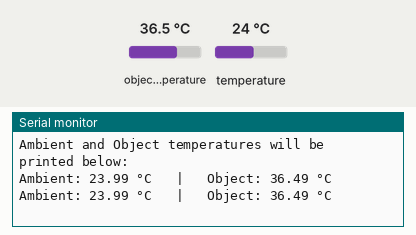
Simulated run of this sketch. Board: ESP32-C6. Shown: the last lines printed to the serial monitor. The test bench sets the inputs (shaded band); at power-on: object temperature 36.5 °C, temperature 24 °C.

Above: at 2.2 s.
2.3 s: object temperature set to 20 °C
At 3.6 s:
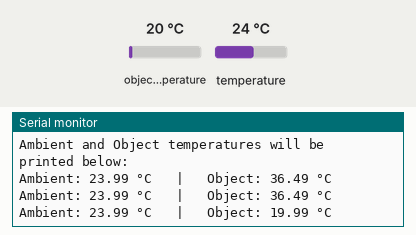
3.8 s: temperature set to 12 °C
At 4.8 s:
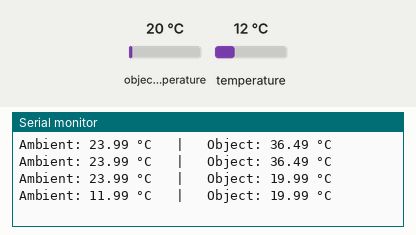
5.3 s: object temperature set to 26 °C
At 6.6 s:
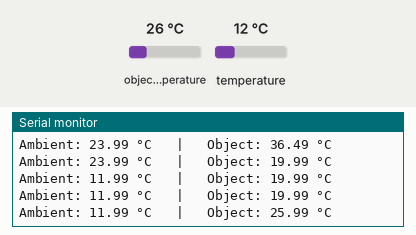
Timing chart, 0 to 8.3 s (numbered marks = the images above; inputs shaded):
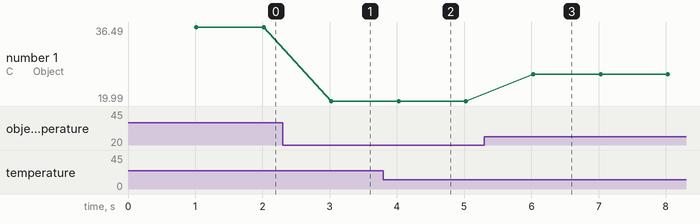

Measured:
- after the input at 2.3 s, the serial monitor: prints a new line after 0.72 s (image 1)
- after the input at 3.8 s, the serial monitor: prints a new line after 0.22 s (image 2)
- after the input at 5.3 s, the serial monitor: prints a new line after 0.73 s (image 3)
- plotted number 1: 36.49 → 19.99 after the input at 2.3 s, 19.99 → 25.99 after the input at 5.3 s

The sketch:

ESP32-C5-MOD-IR-TEMP.ino
```cpp
/*
  Olimex ESP32-C5-DevKit-LiPo + MOD-IR-TEMP (MLX90614) Demo
  ---------------------------------------------------------
  Demonstrates how to read infrared temperature data from the MLX90614
  connected via the UEXT port (I2C interface).

  Hardware connections (UEXT pinout):
    UEXT Pin 3 -> SDA  -> ESP32-C5 GPIO2
    UEXT Pin 4 -> SCL  -> ESP32-C5 GPIO3
    UEXT Pin 1 -> 3.3V (sensor power)
    UEXT Pin 2 -> GND  (ground)

  Requirements:
    - Arduino IDE with ESP32 board support installed
    - Adafruit MLX90614 library (install via Library Manager)
      → Tools > Manage Libraries > search "Adafruit MLX90614"
    - Board selected: "ESP32C5 Dev Module"

  Functionality:
    - Initializes I2C communication on GPIO2/GPIO3
    - Reads ambient and object temperature every second
    - Prints results over USB serial

  Date: 2025-11-13
*/

#include <Wire.h>
#include <Adafruit_MLX90614.h>

// Create MLX90614 object
Adafruit_MLX90614 mlx = Adafruit_MLX90614();

// Define I2C pins for ESP32-C5 (UEXT connector)
#define SDA_PIN 2
#define SCL_PIN 3

void setup() {
  // Start serial communication
  Serial.begin(115200);
  delay(1000);
  Serial.println("\n=== Olimex ESP32-C5 + MOD-IR-TEMP (MLX90614) Demo ===");
  Serial.println("Initializing I2C and MLX90614 sensor...");

  // Initialize I2C on custom pins
  Wire.begin(SDA_PIN, SCL_PIN);

  // Initialize the MLX90614 sensor
  if (!mlx.begin()) {
    Serial.println("Error: MLX90614 not detected! Check wiring and power.");
    while (true) {
      delay(1000);
      Serial.println("Retrying...");
    }
  }

  Serial.println("MLX90614 detected successfully!");
  Serial.println("-----------------------------------------------------");
  Serial.println("Ambient and Object temperatures will be printed below:");
}

void loop() {
  // Read ambient temperature (air around the sensor)
  double ambientTemp = mlx.readAmbientTempC();

  // Read object temperature (measured by IR)
  double objectTemp = mlx.readObjectTempC();

  // Print to Serial Monitor
  Serial.print("Ambient: ");
  Serial.print(ambientTemp, 2);
  Serial.print(" °C   |   Object: ");
  Serial.print(objectTemp, 2);
  Serial.println(" °C");

  // Wait before next reading
  delay(1000);
}
```
